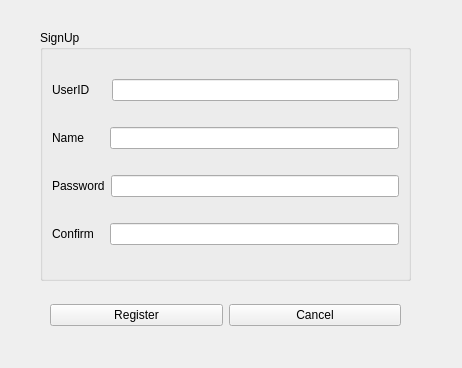
<?xml version="1.0" encoding="UTF-8"?>
<ui version="4.0">
 <class>ClientSignUp</class>
 <widget class="QWidget" name="ClientSignUp">
  <property name="geometry">
   <rect>
    <x>0</x>
    <y>0</y>
    <width>462</width>
    <height>368</height>
   </rect>
  </property>
  <property name="windowTitle">
   <string>Form</string>
  </property>
  <widget class="QGroupBox" name="groupBox">
   <property name="geometry">
    <rect>
     <x>40</x>
     <y>30</y>
     <width>371</width>
     <height>251</height>
    </rect>
   </property>
   <property name="title">
    <string>SignUp</string>
   </property>
   <layout class="QVBoxLayout" name="verticalLayout">
    <item>
     <layout class="QHBoxLayout" name="horizontalLayout">
      <item>
       <widget class="QLabel" name="label">
        <property name="text">
         <string>UserID     </string>
        </property>
       </widget>
      </item>
      <item>
       <widget class="QLineEdit" name="lineEdit_userID"/>
      </item>
     </layout>
    </item>
    <item>
     <layout class="QHBoxLayout" name="horizontalLayout_3">
      <item>
       <widget class="QLabel" name="label_3">
        <property name="text">
         <string>Name      </string>
        </property>
       </widget>
      </item>
      <item>
       <widget class="QLineEdit" name="lineEdit_name"/>
      </item>
     </layout>
    </item>
    <item>
     <layout class="QHBoxLayout" name="horizontalLayout_2">
      <item>
       <widget class="QLabel" name="label_2">
        <property name="text">
         <string>Password</string>
        </property>
       </widget>
      </item>
      <item>
       <widget class="QLineEdit" name="lineEdit_password">
        <property name="echoMode">
         <enum>QLineEdit::Password</enum>
        </property>
       </widget>
      </item>
     </layout>
    </item>
    <item>
     <layout class="QHBoxLayout" name="horizontalLayout_4">
      <item>
       <widget class="QLabel" name="label_4">
        <property name="text">
         <string>Confirm   </string>
        </property>
       </widget>
      </item>
      <item>
       <widget class="QLineEdit" name="lineEdit_confirm">
        <property name="echoMode">
         <enum>QLineEdit::Password</enum>
        </property>
       </widget>
      </item>
     </layout>
    </item>
   </layout>
  </widget>
  <widget class="QWidget" name="layoutWidget">
   <property name="geometry">
    <rect>
     <x>50</x>
     <y>290</y>
     <width>351</width>
     <height>51</height>
    </rect>
   </property>
   <layout class="QHBoxLayout" name="horizontalLayout_5">
    <item>
     <widget class="QPushButton" name="pushButton_register">
      <property name="text">
       <string>Register</string>
      </property>
     </widget>
    </item>
    <item>
     <widget class="QPushButton" name="pushButton_cancel">
      <property name="text">
       <string>Cancel</string>
      </property>
     </widget>
    </item>
   </layout>
  </widget>
 </widget>
 <resources/>
 <connections/>
</ui>
